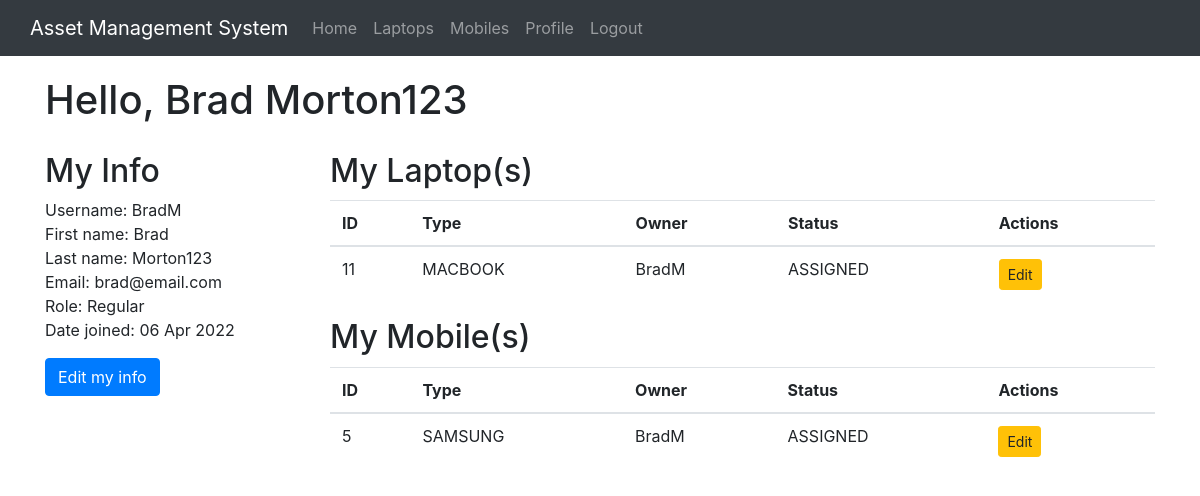
Screenshot of /users/display_profile (signed in) with the database file from the repository.
### inventory/models.py (models this page shows, shortened)
class Laptop(models.Model):
    type_choices = (
        ("SURFACEPRO", "Surface Pro"),
        ("MACBOOK", "MacBook"),
        ("THINKPAD", "Thinkpad"),
    )
    type = models.CharField(max_length=100, choices=type_choices, blank=False)
    owner = models.ForeignKey(User, blank=True, null=True, on_delete=models.CASCADE)
    status_choices = (
        ("AVAILABLE", "Device is available to be assigned"),
        ("ASSIGNED", "Device is assigned to a staff member"),
        ("SETUP_REQUIRED", "This device needs setting up before it can be assigned"),
    )
    status = models.CharField(max_length=100, choices=status_choices, blank=False)

class Mobile(models.Model):
    type_choices = (
        ("ANDROID", "Android"),
        ("IPHONE", "iPhone"),
        ("SAMSUNG", "Samsung"),
    )
    type = models.CharField(max_length=100, choices=type_choices, blank=False)
    owner = models.ForeignKey(User, blank=True, null=True, on_delete=models.CASCADE)
    status_choices = (
        ("AVAILABLE", "Device is available to be assigned"),
        ("ASSIGNED", "Device is assigned to a staff member"),
        ("SETUP_REQUIRED", "This device needs setting up before it can be assigned"),
    )
    status = models.CharField(max_length=100, choices=status_choices, blank=False)

### users/views.py (the view)
def display_profile(request):
    laptops = Laptop.objects.all()
    mobiles = Mobile.objects.all()
    date_joined = request.user.date_joined.strftime("%d %b %Y")
    context = {
        "user": request.user,
        "date_joined": date_joined,
        "laptops": laptops,
        "mobiles": mobiles,
    }
    return render(request, "authenticate/display_profile.html", context)

### users/templates/authenticate/display_profile.html (shortened to what this page needs)
{% extends 'inventory/base.html' %}
{% block body%}
    <h1>Hello, {{user.first_name}} {{user.last_name}}</h1>
    <div class="profile row">
        <div class="col-md-3">
            <h2>My Info</h2>
            <ul class="info">
                <li>Username: {{user.username}}</li>
                <li>First name: {{user.first_name}}</li>
                <li>Last name: {{user.last_name}}</li>
                <li>Email: {{user.email}}</li>
                <li>
                    {% if user.is_superuser %}
                        Role: Admin
                    {% else %}
                        Role: Regular
                    {% endif %}
                </li>
                <li>Date joined: {{date_joined}}</li>
            </ul>
            <a class="btn btn-primary" href="{% url 'edit_profile' %}">Edit my info</a>
        </div>
        <div class="col-md-9">
            <h2>My Laptop(s)</h2>
            <table class="table table-hover">
                <thead>
                    <tr>
                        <th>ID</th>
                        <th>Type</th>
                        <th>Owner</th>
                        <th>Status</th>
                        <th>Actions</th>
                    </tr>
                </thead>
                <tbody>
                    {% for laptop in laptops %}
                        {% if laptop.owner.username == user.username %}
                            <tr>
                                <td>{{ laptop.pk }}</td>
                                <td>{{ laptop.type }}</td>
                                <td>{{ laptop.owner.username }}</td>
                                <td>{{ laptop.status }}</td>
                                <td>
                                    <a href="{% url 'edit_laptop' laptop.pk %}" class="btn btn-warning btn-sm" role="button">Edit</a>
                                </td>
                            </tr>
                        {% endif %}
                    {% endfor %}
                </tbody>
            </table>
            <h2>My Mobile(s)</h2>
            <table class="table table-hover">
                <thead>
                    <tr>
                        <th>ID</th>
                        <th>Type</th>
                        <th>Owner</th>
                        <th>Status</th>
                        <th>Actions</th>
                    </tr>
                </thead>
                <tbody>
                    {% for mobile in mobiles %}
                        {% if mobile.owner.username == user.username %}
                            <tr>
                                <td>{{ mobile.pk }}</td>
                                <td>{{ mobile.type }}</td>
                                <td>{{ mobile.owner.username }}</td>
                                <td>{{ mobile.status }}</td>
                                <td>
                                    <a href="{% url 'edit_mobile' mobile.pk %}" class="btn btn-warning btn-sm" role="button">Edit</a>
                                </td>
                            </tr>
                        {% endif %}
                    {% endfor %}
                </tbody>
            </table>
        </div>
    </div>
{% endblock %}

### inventory/static/css/style.css (style rules this page uses)
.table { margin: 10px 0px 10px 0px; }
.profile.row { padding-top: 20px; }
.profile, .info { padding: 0; list-style-type: none; }

### rows the page displays
Laptop: pk "11", type "MACBOOK", owner.username "BradM", status "ASSIGNED"
Mobile: pk "5", type "SAMSUNG", owner.username "BradM", status "ASSIGNED"

### other values shown
{{ user.first_name }} "Brad"
{{ user.last_name }} "Morton123"
{{ user.username }} "BradM"
{{ user.email }} "brad@email.com"
{{ date_joined }} "06 Apr 2022"
